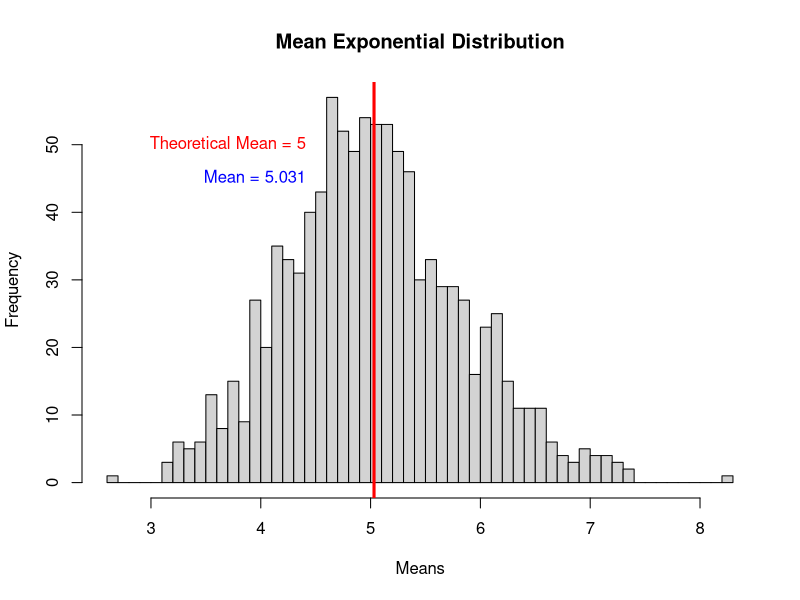
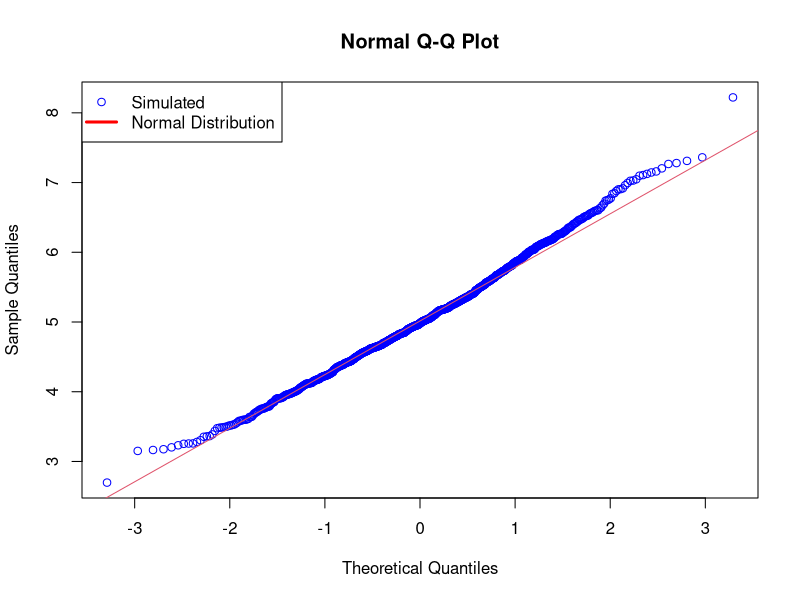
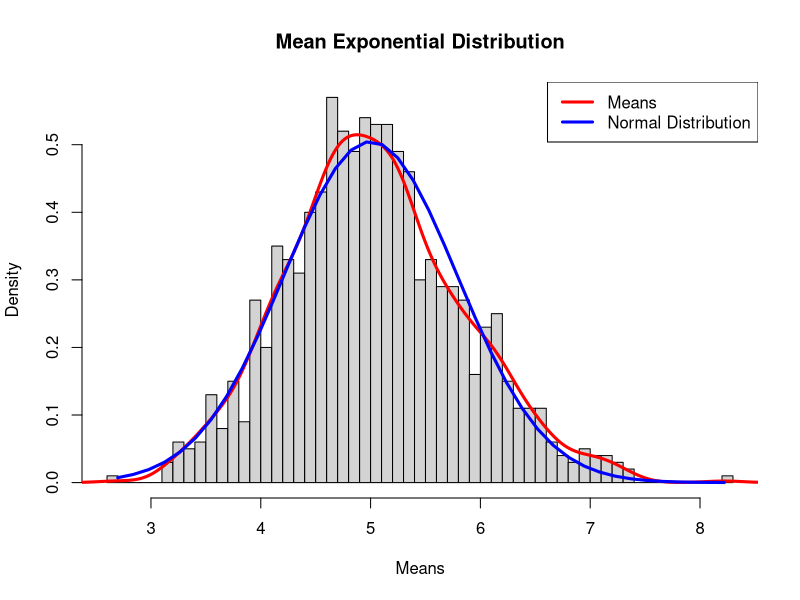

R code for these plots, in order:
## ---- chunk 1
# Set the parameters
lambda <- 0.2
number <- 40
simulations <- 1000

# Generate 1000 simulations
exponentialDist <- replicate(simulations, mean(rexp(number, lambda)))
## ---- chunk 2
# Calculate the simulated mean and the expected mean
mean <- mean(exponentialDist); mean
expectedMean <- 1/lambda; expectedMean

# Histogram of the simulated data
hist(exponentialDist, main="Mean Exponential Distribution", xlab="Means", breaks=40)

# Plot vertical line at the expected mean
abline(v=mean(exponentialDist), lwd="3", col="red")
text(4.5, 50, paste("Theoretical Mean =", expectedMean), pos = 2, col="red")
text(4.5, 45, paste("Mean =", round(mean,3)), pos = 2, col="blue")
## ---- chunk 3
# Calculate the simulated standard error of the mean and compare it to the theoretical standard error
sd(exponentialDist); 1/(lambda*sqrt(number))

# Calculate the simulated variance of the mean and compare it to the theoretical variance
var(exponentialDist); 1/((lambda^2)*number)

# Compare the variance of 40 exponentials to a normal distribution
qqnorm(exponentialDist, col="blue")
qqline(exponentialDist, col=2)
legend("topleft", legend=c("Simulated", "Normal Distribution"), col=c("blue", "red"), pch=c(1, NA), lty=c(1,1), lwd=c(NA,3))
## ---- chunk 4
hist(exponentialDist, prob=TRUE, main="Mean Exponential Distribution", xlab="Means", breaks=40)
lines(density(exponentialDist), lwd=3, col="red")

# Add a Normal Curve
xfit<-seq(min(exponentialDist), max(exponentialDist), length=40)
yfit = dnorm(xfit, mean=1/lambda, sd=(1/lambda/sqrt(number)))
# yfit<-dnorm(xfit, mean=mean(exponentialDist), sd=sd(exponentialDist))
lines(xfit, yfit, col="blue", lwd=3)

legend("topright", legend=c("Means", "Normal Distribution"), col=c("red", "blue"), lty=c(1,1), lwd=c(3,3))
